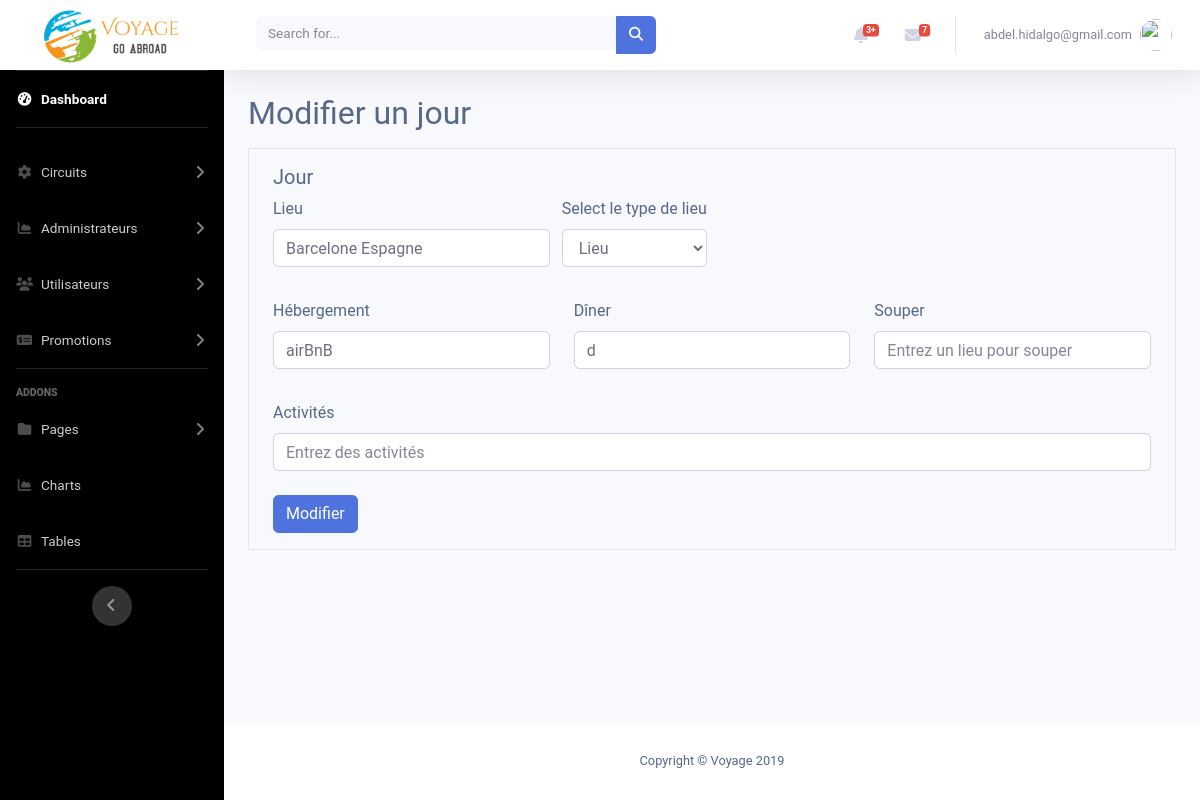
The app's page /admin3/modifierJour.php?idJour=27 with its own data.
### tables this page shows
CREATE TABLE `lieu` (
  `idLieu` int(11) NOT NULL,
  `nom` varchar(50) DEFAULT NULL,
  `ville` varchar(50) DEFAULT NULL,
  `pays` varchar(50) DEFAULT NULL
);

CREATE TABLE `hebergement` (
  `idHebergement` int(11) NOT NULL,
  `idLieu` int(11) NOT NULL,
  `nom` varchar(50) NOT NULL,
  `typeHebergement` varchar(50) DEFAULT NULL,
  `dejeunerInclus` tinyint(1) DEFAULT '0',
  `siteweb` varchar(50) DEFAULT NULL
);

CREATE TABLE `manger` (
  `idManger` int(11) NOT NULL,
  `idLieu` int(11) NOT NULL,
  `nom` varchar(50) NOT NULL,
  `siteweb` varchar(50) DEFAULT NULL
);

### admin3/modifierJour.php (the view, shortened to what this page needs)
<?php
include_once "includes/header.php";
include_once "includes/navbar.php";
if (isset($_GET['idJour'])) {
    $stmt = $conn->query("SELECT * FROM jour WHERE idJour=" . $_GET['idJour']);
    $row = $stmt->fetch();
    $idLieu = $row->idLieu;
    $getActivite = $conn->query('SELECT * FROM activite WHERE idActivite = ' . $row->idActivite);
    $activite = $getActivite->fetch();
    $nomActivite = $activite->nom;
    $getHebergement = $conn->query('SELECT * FROM hebergement WHERE idHebergement = ' . $row->idHebergement);
    $hebergement = $getHebergement->fetch();
    $nomHebergement = $hebergement->nom;
    $getDinner = $conn->query('SELECT * FROM manger WHERE idManger = ' . $row->idDinner);
    $dinner = $getDinner->fetch();
    $nomDinner = $dinner->nom;
    $getSouper = $conn->query('SELECT * FROM manger WHERE idManger = ' . $row->idSouper);
    $souper = $getSouper->fetch();
    $nomSouper = $souper->nom;
    $getLieu = $conn->query('SELECT * FROM lieu WHERE idLieu = ' . $idLieu);
    $lieu = $getLieu->fetch();
    $nomLieu = trim(preg_replace('/\s\s+/', ' ', str_replace("\n", " ", $lieu->nom . ' ' . $lieu->ville . ' ' . $lieu->pays)));
}
?>
<div class="container-fluid">
<h2>Modifier un jour</h2>
<form class="mt-3" action="modifierJour.php" method="POST">
<div id="detailsJours" class="border mb-3">
    <div class="container pt-3 pb-3">
        <h5>Jour</h5>
        <div class="row mb-2">
            <div class="col-sm-12 col-md-4 mb-2">
                <div class="form-group">
                    <label for="lieu">Lieu</label>
                    <input type="text" class="form-control lieu" id="lieu1" autocomplete="off" aria-describedby="textHelp" name="lieu" placeholder="Entrez un lieu" value="<?php if (isset($nomLieu)) {
    echo $nomLieu;
}
                    ?>">
                </div>
            </div>
            <div class="form-group">
            <label for="selectTypeLieu">Select le type de lieu</label>
            <select class="form-control" name="selectTypeLieu" id="selectTypeLieu">
            <option selected>Lieu</option>
            </select>
            </div>
        </div>
        <div class="row mb-2">
        <div class="col-sm-12 col-md-4 mb-2">
            <div class="form-group">
                <label for="hebergement">Hébergement</label>
                <input type="text" class="form-control  lieuHebergement" id="hebergement1" autocomplete="off" aria-describedby="textHelp" name="hebergement" placeholder="Entrez un hébergement" value="<?php if (isset($_POST['hebergement'])) {
                        echo htmlentities($_POST['hebergement']);
                    } elseif (isset($nomHebergement)) {
                        echo $nomHebergement;
                    }
?>">
            </div>
            </div>
            <div class="col-sm-12 col-md-4 mb-2">
                <div class="form-group">
                    <label for="dinner">Dîner</label>
                    <input type="text" class="form-control lieudinner" id="dinner1" autocomplete="off" aria-describedby="textHelp" name="dinner" placeholder="Entrez un lieu pour dîner"  value="<?php if (isset($_POST['dinner'])) {
    echo htmlentities($_POST['dinner']);
} elseif (isset($nomDinner)) {
    echo $nomDinner;
}
?>">
                </div>
            </div>
            <div class="col-sm-12 col-md-4 mb-2">
                <div class="form-group">
                    <label for="souper">Souper</label>
                    <input type="text" class="form-control lieuSouper" id="souper1" autocomplete="off" aria-describedby="textHelp" name="souper" placeholder="Entrez un lieu pour souper" value="<?php if (isset($_POST['souper'])) {
    echo htmlentities($_POST['souper']);
} elseif (isset($nomSouper)) {
    echo $nomSouper;
}
?>">
                </div>
            </div>
        </div>
        <div class="row">
            <div class="col-sm-12 col-md-12 mb-2">
                <div class="form-group">
                    <label for="activites">Activités</label>
                    <input type="text" class="form-control jourActivites" id="activites1" autocomplete="off" aria-describedby="textHelp" name="activites" placeholder="Entrez des activités" value="<?php if (isset($_POST['activite'])) {
    echo htmlentities($_POST['activite']);
} elseif (isset($nomActivite)) {
    echo $nomActivite;
}
?>">
                </div>
            </div>
        </div>
        <button type="submit" name="ModifierJour" class="btn btn-primary">Modifier</button>
    </div>
</div>
</form>
</div>
<?php
  include_once 'includes/footer.php';
?>

### admin3/css/crud.css (style rules this page uses)
body { color: #566787; background: #f7f5f2; font-family: 'Roboto', sans-serif; }

### records on screen
lieu: lieu "Barcelone Espagne"
hebergement: hebergement "airBnB"
manger: dinner "d"
